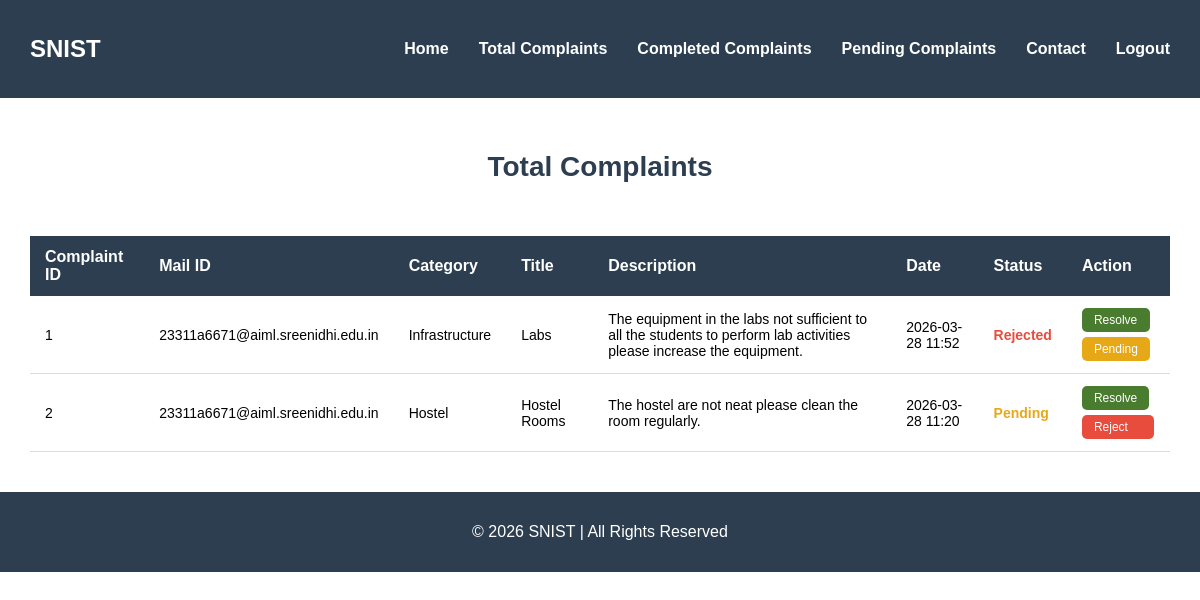
The page /total_complaints (signed in) on the database its author committed.
### tables this page shows
CREATE TABLE complaints (
        id INTEGER PRIMARY KEY AUTOINCREMENT,
        user_id INTEGER,
        title TEXT,
        description TEXT,
        status TEXT DEFAULT 'Pending',
        date TEXT,
        reminder INTEGER DEFAULT 0,
        category TEXT);

CREATE TABLE users (
        id INTEGER PRIMARY KEY AUTOINCREMENT,
        name TEXT,
        email TEXT UNIQUE,
        password TEXT,
        role TEXT);

### app.py (the view)
@app.route('/total_complaints')
def total_complaints():
    if 'user_id' not in session:
        return redirect('/login')
    conn = sqlite3.connect('database.db', timeout=10)
    c = conn.cursor()
    c.execute("""SELECT complaints.*, users.name, users.email
                 FROM complaints
                 JOIN users ON complaints.user_id = users.id
                 ORDER BY complaints.id DESC""")
    complaints = c.fetchall()
    conn.close()
    return render_template('total_complaints.html', complaints=complaints)

### templates/total_complaints.html (shortened to what this page needs)
<!DOCTYPE html>
<html lang="en">
<head>
  <link rel="stylesheet" href="/static/admin_dashboardstyle.css">
</head>
<body>
  <header class="navbar">
    <h2>SNIST</h2>
    <nav>
      <a href="/admin_dashboard">Home</a>
      <a href="/total_complaints">Total Complaints</a>
      <a href="/completed_complaints">Completed Complaints</a>
      <a href="/pending_complaints">Pending Complaints</a>
      <a href="#">Contact</a>
      <a href="/logout">Logout</a>
    </nav>
  </header>
  <h2 class="page-title">Total Complaints</h2>
  {% if complaints %}
  <table class="complaints-table">
    <thead>
      <tr>
        <th>Complaint ID</th>
        <th>Mail ID</th>
        <th>Category</th>
        <th>Title</th>
        <th>Description</th>
        <th>Date</th>
        <th>Status</th>
        <th>Action</th>
      </tr>
    </thead>
    <tbody>
      {% for c in complaints %}
      <tr>
        <td>{{ loop.index }}</td>
        <td>{{ c[9] }}</td>
        <td>{{ c[7] }}</td>
        <td>{{ c[2] }}</td>
        <td>{{ c[3] }}</td>
        <td>{{ c[5] }}</td>
        <td>
          <span class="status-{{ c[4]|lower }}">{{ c[4] }}</span>
        </td>
        <td>
          <div style="display: flex; flex-direction: column; gap: 5px; width: fit-content;">
            {% if c[4] != 'Resolved' %}
            <a href="/update/{{ c[0] }}/Resolved" class="btn-resolve">Resolve</a>
            {% endif %}
            {% if c[4] != 'Pending' %}
            <a href="/update/{{ c[0] }}/Pending" class="btn-pending">Pending</a>
            {% endif %}
            {% if c[4] != 'Rejected' %}
            <a href="/update/{{ c[0] }}/Rejected" class="btn-reject">Reject</a>
            {% endif %}
          </div>
        </td>
      </tr>
      {% endfor %}
    </tbody>
  </table>
  {% else %}
  <p class="no-complaints">No complaints found.</p>
  {% endif %}
  <footer class="footer">
    <p>© 2026 SNIST | All Rights Reserved</p>
  </footer>
</body>
</html>

### static/admin_dashboardstyle.css (style rules this page uses)
body { margin: 0; font-family: Arial, sans-serif; }
.navbar { display: flex; justify-content: space-between; align-items: center; background: #2c3e50; color: white; padding: 15px 30px; flex-wrap: wrap; gap: 10px; }
.navbar nav { display: flex; flex-wrap: wrap; gap: 10px; }
.navbar nav a { color: white; margin-left: 20px; text-decoration: none; font-weight: bold; }
.complaints-table { width: 95%; margin: 0 auto; border-collapse: collapse; }
.complaints-table th { background: #2c3e50; color: white; padding: 12px 15px; text-align: left; }
.complaints-table td { padding: 12px 15px; border-bottom: 1px solid #ddd; font-size: 14px; }
.status-pending { color: #e6a817; font-weight: bold; }
.status-rejected { color: #e74c3c; font-weight: bold; }
.btn-resolve { padding: 5px 12px; background: #4a7c2f; color: white; text-decoration: none; border-radius: 5px; font-size: 12px; margin-right: 5px; display: inline-block; }
.btn-reject { padding: 5px 12px; background: #e74c3c; color: white; text-decoration: none; border-radius: 5px; font-size: 12px; display: inline-block; }
.btn-pending { padding: 5px 12px; background: #e6a817; color: white; text-decoration: none; border-radius: 5px; font-size: 12px; margin-right: 5px; display: inline-block; }
.footer { background: #2c3e50; color: white; text-align: center; padding: 15px; }
html { scroll-behavior: smooth; }

### templates/total_complaints.html (style rules this page uses)
.page-title { text-align: center; padding: 30px; font-size: 28px; color: #2c3e50; }
.complaints-table { width: 95%; margin: 20px auto 40px auto; border-collapse: collapse; }
.complaints-table th { background: #2c3e50; color: white; padding: 12px 15px; text-align: left; }
.complaints-table td { padding: 12px 15px; border-bottom: 1px solid #ddd; font-size: 14px; }
.status-pending { color: #e6a817; font-weight: bold; }
.status-rejected { color: #e74c3c; font-weight: bold; }

### rows shown on the page
complaints: email "23311a6671@aiml.sreenidhi.edu.in", category "Infrastructure", title "Labs", description "The equipment in the labs not sufficient to all the students to perform lab activities please increase the equipment.", date "2026-03-28 11:52", status "Rejected"
complaints: email "23311a6671@aiml.sreenidhi.edu.in", category "Hostel", title "Hostel Rooms", description "The hostel are not neat please clean the room regularly.", date "2026-03-28 11:20", status "Pending"
